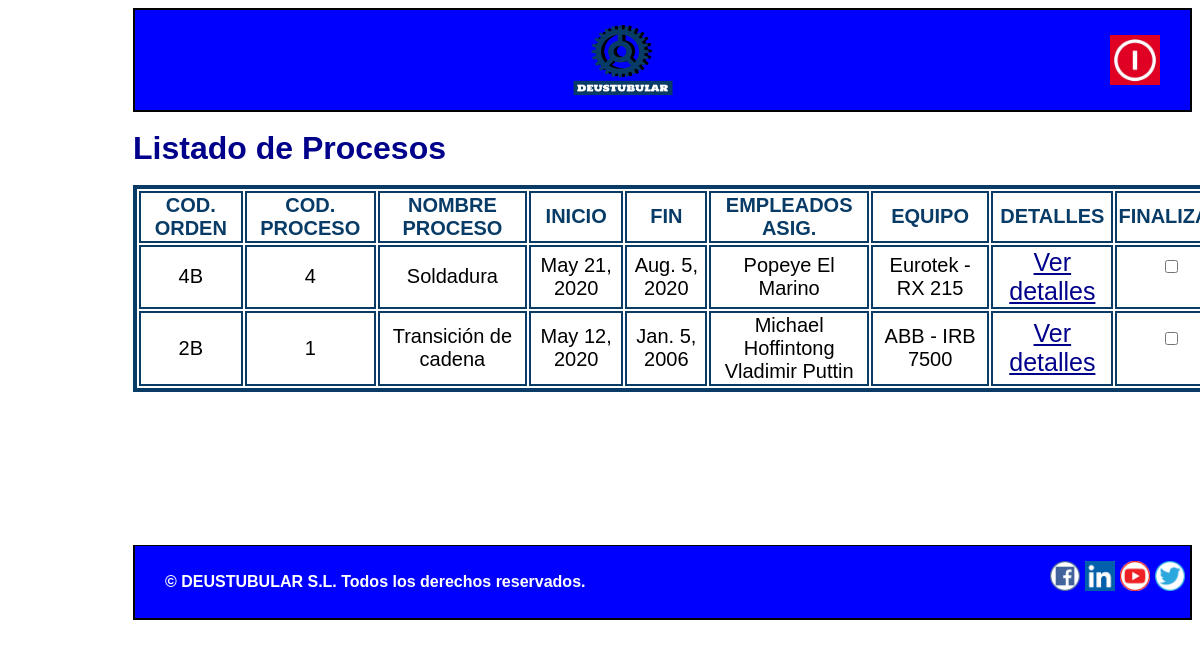
The page /appGestion_de_la_produccion/operario/ on the database its author committed.
### appGestion_de_la_produccion/models.py (models this page shows, shortened)
class Proceso(models.Model):
    empleados_asignados = models.ManyToManyField(Empleado)
    equipo=models.ForeignKey(Equipo, on_delete=models.SET_NULL, null=True)
    codigo_orden = models.CharField(max_length=10)
    codigo_proceso = models.IntegerField()
    nombre_proceso = models.CharField(max_length=50)
    referencia = models.CharField(max_length=10)
    inicio = models.DateField()
    fin = models.DateField()

class Empleado(models.Model):
    nombre = models.CharField(max_length=50)
    DNI = models.CharField(max_length=9)
    apellido = models.CharField(max_length=50)
    email = models.EmailField(max_length=100)
    telefono = models.IntegerField()
    responsable=models.BooleanField()

class Equipo(models.Model):
    modelo = models.CharField(max_length=25)
    marca = models.CharField(max_length=25)
    categoria = models.CharField(max_length=50)
    fecha_adquisicion = models.DateField()
    fecha_instalacion = models.DateField()

### appGestion_de_la_produccion/views.py (the view)
# urls.py: path('operario/', views.operario, name='operario'),  # Url inicial de operarios
def operario(request):
    proceso = Proceso.objects.order_by("nombre_proceso")
    context = {"lista_procesos": proceso}
    return render(request, "Operario.html", context)

### appGestion_de_la_produccion/templates/Operario.html (shortened to what this page needs)
{% extends "PlantillaOperario.html"%}
{%load static%}
{% block contenido %}
<h1>Listado de Procesos</h1>
<div class="tablasueltas">
<table id="cosadeproceso">
    <thead>
    <tr class="cosadeproceso">
        <td class="cosadeproceso"> <b> COD. ORDEN </b> </td>
        <td class="cosadeproceso"> <b> COD. PROCESO</b> </td>
        <td class="cosadeproceso"> <b> NOMBRE PROCESO</b> </td>
        <td class="cosadeproceso"> <b> INICIO</b> </td>
        <td class="cosadeproceso"> <b> FIN</b> </td>
        <td class="cosadeproceso"> <b> EMPLEADOS ASIG.</b> </td>
        <td class="cosadeproceso"> <b> EQUIPO</b> </td>
        <td class="cosadeproceso"> <b> DETALLES</b> </td>
        <td class="cosadeproceso"> <b> FINALIZAR</b> </td>
    </tr>
    </thead>
    {% for Proceso in lista_procesos %}
    <tr class="cosadeproceso">
        <td class="cosadeproceso">{{ Proceso.codigo_orden }}</td>
        <td class="cosadeproceso">{{ Proceso.codigo_proceso }}</td>
        <td class="cosadeproceso">{{ Proceso.nombre_proceso }}</td>
        <td class="cosadeproceso">{{ Proceso.inicio }}</td>
        <td class="cosadeproceso">{{ Proceso.fin }}</td>
        <td class="cosadeproceso">{% for ea in Proceso.empleados_asignados.all %}
                {{ea.nombre}} {{ea.apellido}} </br>
            {% endfor %}</td>
        <td class="cosadeproceso">{{ Proceso.equipo.marca }} - {{ Proceso.equipo.modelo }}</td>
        <td class="cosadeequipo"><a href="/appGestion_de_la_produccion/operario/proceso/{{ Proceso.id }}" title="Detalles">Ver detalles</a></td>
        <td>
            <form action="">
                <input type="checkbox" name="finalizar" class="pinchecheckbox" />
            </form>
        </td>
    </tr>
    {% endfor %}
</table>
</div>
{% endblock %}

### appGestion_de_la_produccion/static/stylesheet.css (style rules this page uses)
* { box-sizing: border-box; }
html { font-family: Arial, Helvetica, sans-serif; max-width: 1100px; font-weight: bold; background-color:white; margin-left: 125px; }
body { line-height: 30px; font-size: 16px; }
h1, h2, h3, legend { color: darkblue; }
a { color: darkblue; }
thead { color: rgb(8,59,102); }
.cosadeequipo { border:2px solid rgb(8,59,102); font-size:25px; margin-right:20px; text-align:center; }
.cosadeproceso { border:2px solid rgb(8,59,102); font-size:20px; margin-right:20px; text-align:center; }
#cosadeproceso { border:4px solid rgb(8,59,102); }
.tablasueltas { height:350px; width:1100px; overflow-y:scroll; }
.tabladetalles tbody,td,th { border:2px solid rgb(8,59,102); }

### rows shown on the page
Proceso: codigo_orden "4B", codigo_proceso "4", nombre_proceso "Soldadura", inicio "May 21, 2020", fin "Aug. 5, 2020", equipo.marca "Eurotek", equipo.modelo "RX 215"
Empleado: nombre "Popeye", apellido "El Marino"
Proceso: codigo_orden "2B", codigo_proceso "1", nombre_proceso "Transición de cadena", inicio "May 12, 2020", fin "Jan. 5, 2006", equipo.marca "ABB", equipo.modelo "IRB 7500"
Empleado: nombre "Michael", apellido "Hoffintong"
Empleado: nombre "Vladimir", apellido "Puttin"
